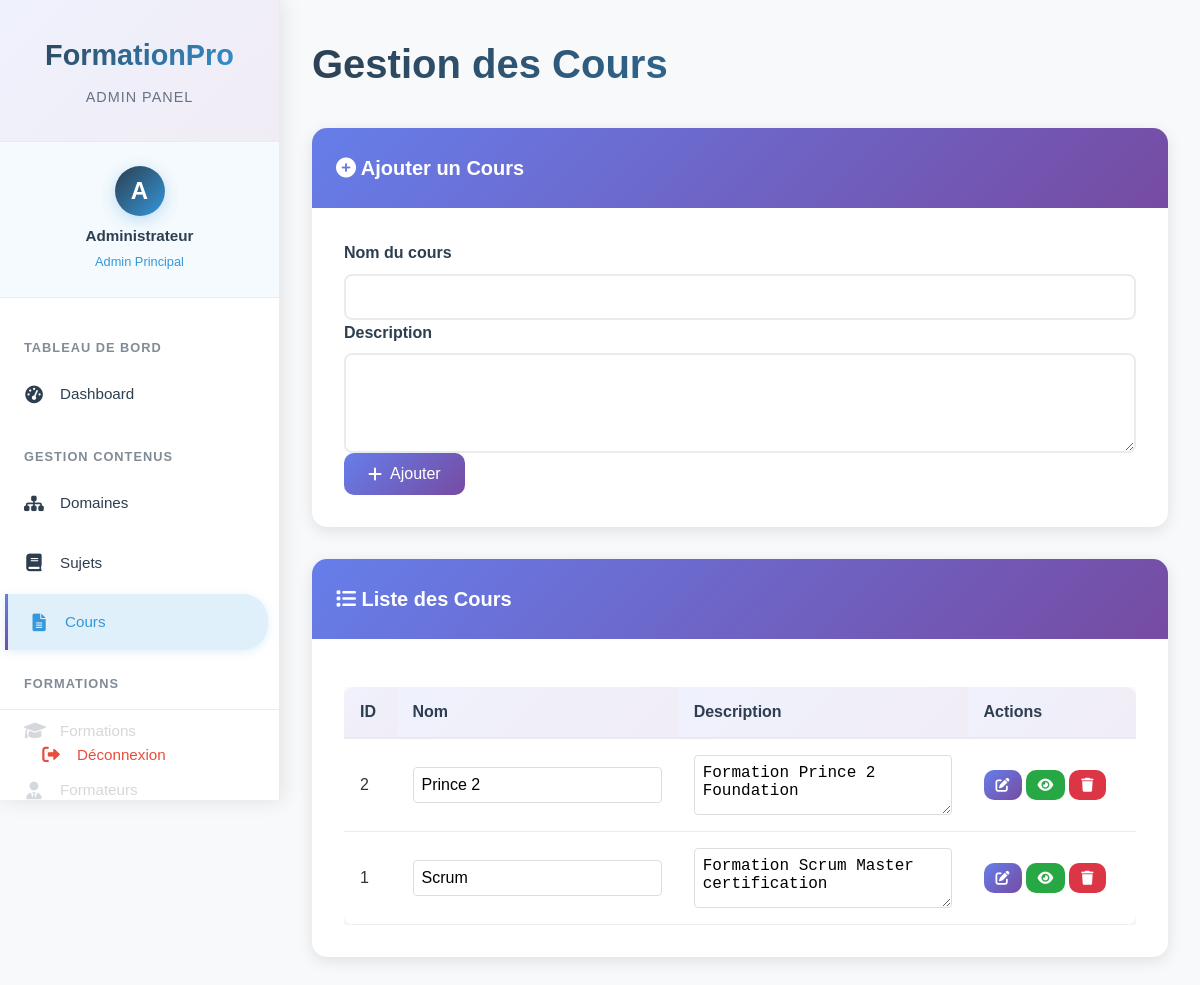
The app's page /pages/admin/cours.php?sujet_id=1 (signed in) with its own data.
### tables this page shows
CREATE TABLE `cours` (
  `id` int(11) NOT NULL,
  `nom_cours` varchar(100) NOT NULL,
  `description` text DEFAULT NULL,
  `sujet_id` int(11) NOT NULL,
  `duree_jours` int(11) DEFAULT 1,
  `created_at` timestamp NOT NULL DEFAULT current_timestamp(),
  `updated_at` timestamp NOT NULL DEFAULT current_timestamp() ON UPDATE current_timestamp()
);

### pages/admin/functions.php (called while the page is built, shortened)
<?php
function getCoursBySujet($pdo, $sujetId) {
    $stmt = $pdo->prepare("
        SELECT c.*, s.nom_sujet, d.nom_domaine
        FROM cours c
        JOIN sujets s ON c.sujet_id = s.id
        JOIN domaines d ON s.domaine_id = d.id
        WHERE c.sujet_id = ?
        ORDER BY c.nom_cours
    ");
    $stmt->execute([$sujetId]);
    return $stmt->fetchAll(PDO::FETCH_ASSOC);
}

### pages/admin/cours.php (the view, shortened to what this page needs)
<?php
require_once('../../includes/admin_sidebar.php');
require_once 'functions.php';
$conn = db_connect();
$sujetId = $_GET['sujet_id'] ?? null;
$cours = $sujetId ? getCoursBySujet($conn, $sujetId) : getAllCours($conn);
?>
<!DOCTYPE html>
<html lang="fr">
<head>
    <link rel="stylesheet" href="https://cdnjs.cloudflare.com/ajax/libs/font-awesome/6.0.0/css/all.min.css">
</head>
<body>
    <div class="main-content">
        <div class="container">
            <h1 class="page-title">Gestion des Cours</h1>
            <div class="card">
                <div class="card-header">
                    <i class="fas fa-plus-circle me-1"></i>
                    Ajouter un Cours
                </div>
                <div class="card-body">
                    <form method="POST">
                        <div class="form-group">
                            <label for="nom_cours" class="form-label">Nom du cours</label>
                            <input type="text" class="form-control" name="nom_cours" required>
                        </div>
                        <div class="form-group">
                            <label for="description" class="form-label">Description</label>
                            <textarea class="form-textarea" name="description"></textarea>
                        </div>
                        <button type="submit" class="btn btn-primary">
                            <i class="fas fa-plus me-1"></i>Ajouter
                        </button>
                    </form>
                </div>
            </div>
            <div class="card">
                <div class="card-header">
                    <i class="fas fa-list me-1"></i>
                    Liste des Cours
                </div>
                <div class="card-body">
                    <?php if (empty($cours)): ?>
                        <p>Aucun cours trouvé.</p>
                    <?php else: ?>
                        <div class="table-responsive">
                            <table class="table">
                                <thead>
                                    <tr>
                                        <th>ID</th>
                                        <th>Nom</th>
                                        <th>Description</th>
                                        <th>Actions</th>
                                    </tr>
                                </thead>
                                <tbody>
                                    <?php foreach ($cours as $coursItem): ?>
                                        <tr>
                                            <form method="POST">
                                                <td><?= $coursItem['id'] ?></td>
                                                <td><input type="text" class="form-control" name="nom_cours" value="<?= htmlspecialchars($coursItem['nom_cours']) ?>" required></td>
                                                <td><textarea class="form-textarea" name="description"><?= htmlspecialchars($coursItem['description']) ?></textarea></td>
                                                <td>
                                                    <div class="btn-group">
                                                        <button type="submit" name="action" value="modifier" class="btn btn-primary btn-sm" title="Modifier">
                                                            <i class="fas fa-edit"></i>
                                                        </button>
                                                        <a href="formations.php?cours_id=<?= $coursItem['id'] ?>" class="btn btn-success btn-sm" title="Voir formations">
                                                            <i class="fas fa-eye"></i>
                                                        </a>
                                                        <button type="submit" name="action" value="supprimer" class="btn btn-danger btn-sm" onclick="return confirm('Supprimer ce cours ?')" title="Supprimer">
                                                            <i class="fas fa-trash"></i>
                                                        </button>
                                                    </div>
                                                </td>
                                            </form>
                                        </tr>
                                    <?php endforeach; ?>
                                </tbody>
                            </table>
                        </div>
                    <?php endif; ?>
                </div>
            </div>
        </div>
    </div>
</body>
</html>

### includes/admin_sidebar.php (style rules this page uses)
:root { --primary-color: #2c3e50; --secondary-color: #3498db; --dark-text: #2c3e50; --white: #ffffff; --light-gray: #f8f9fa; --border-color: #e9ecef; --gradient-primary: linear-gradient(135deg, #667eea 0%, #764ba2 100%); --gradient-secondary: linear-gradient(135deg, #f093fb 0%, #f5576c 100%); --sidebar-width: 280px; --hover-bg: rgba(52, 152, 219, 0.1); --active-bg: rgba(52, 152, 219, 0.15); --logout-color: #e74c3c; --logout-hover: #c0392b; }
* { margin: 0; padding: 0; box-sizing: border-box; }
body { font-family: 'Segoe UI', Tahoma, Geneva, Verdana, sans-serif; background: var(--light-gray); }
.main-content { margin-left: var(--sidebar-width); padding: 2rem; min-height: 100vh; background: var(--light-gray); transition: all 0.3s ease; }

### pages/admin/cours.php (style rules this page uses)
* { margin: 0; padding: 0; box-sizing: border-box; }
body { font-family: 'Arial', sans-serif; background: #f8f9fa; color: #333; line-height: 1.6; }
.main-content { margin-left: 280px; padding: 2rem; min-height: 100vh; background: #f8f9fa; transition: all 0.3s ease; }
.container { max-width: 1200px; margin: 0 auto; }
.page-title { font-size: 2.5rem; margin-bottom: 2rem; background: linear-gradient(135deg, #2c3e50, #3498db); -webkit-background-clip: text; -webkit-text-fill-color: transparent; background-clip: text; font-weight: bold; }
.card { background: white; border-radius: 15px; box-shadow: 0 4px 15px rgba(0, 0, 0, 0.1); transition: all 0.3s ease; margin-bottom: 2rem; overflow: hidden; }
.card-header { background: linear-gradient(135deg, #667eea 0%, #764ba2 100%); color: white; padding: 1.5rem; font-size: 1.25rem; font-weight: 600; }
.card-body { padding: 2rem; }
.form-group { flex: 1; min-width: 200px; }
.form-label { display: block; margin-bottom: 0.5rem; font-weight: 600; color: #2c3e50; }
.form-control, .form-select, .form-textarea { width: 100%; padding: 0.75rem 1rem; border: 2px solid #e9ecef; border-radius: 8px; font-size: 1rem; transition: all 0.3s ease; background: white; }
.form-textarea { min-height: 100px; resize: vertical; }
.btn { padding: 0.75rem 1.5rem; border: none; border-radius: 10px; font-size: 1rem; font-weight: 500; cursor: pointer; transition: all 0.3s ease; display: inline-flex; align-items: center; gap: 0.5rem; text-decoration: none; }
.btn-primary { background: linear-gradient(135deg, #667eea 0%, #764ba2 100%); color: white; }
.btn-danger { background: #dc3545; color: white; }
.btn-success { background: #28a745; color: white; }
.btn-sm { padding: 0.5rem 0.75rem; font-size: 0.875rem; }
.btn-group { display: flex; gap: 0.25rem; }
.table-responsive { overflow-x: auto; margin-top: 1rem; }
.table { width: 100%; border-collapse: collapse; background: white; border-radius: 10px; overflow: hidden; box-shadow: 0 2px 10px rgba(0, 0, 0, 0.1); }
.table th { background: linear-gradient(135deg, rgba(102, 126, 234, 0.1) 0%, rgba(118, 75, 162, 0.1) 100%); padding: 1rem; text-align: left; font-weight: 600; color: #2c3e50; border-bottom: 2px solid #e9ecef; }
.table td { padding: 1rem; border-bottom: 1px solid #e9ecef; vertical-align: middle; }
.table input, .table select, .table textarea { width: 100%; padding: 0.5rem; border: 1px solid #ddd; border-radius: 4px; }
.table textarea { min-height: 60px; }

### records on screen
cours: id "2", nom_cours "Prince 2", description "Formation Prince 2 Foundation"
cours: id "1", nom_cours "Scrum", description "Formation Scrum Master certification"
